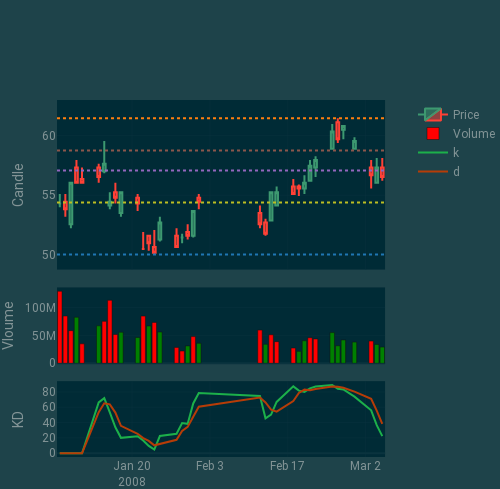

Notebook code for this chart:
### Code cell
update_graph_shape_res(Ticker=Ticker, start_date = start_date, end_date= end_date)
